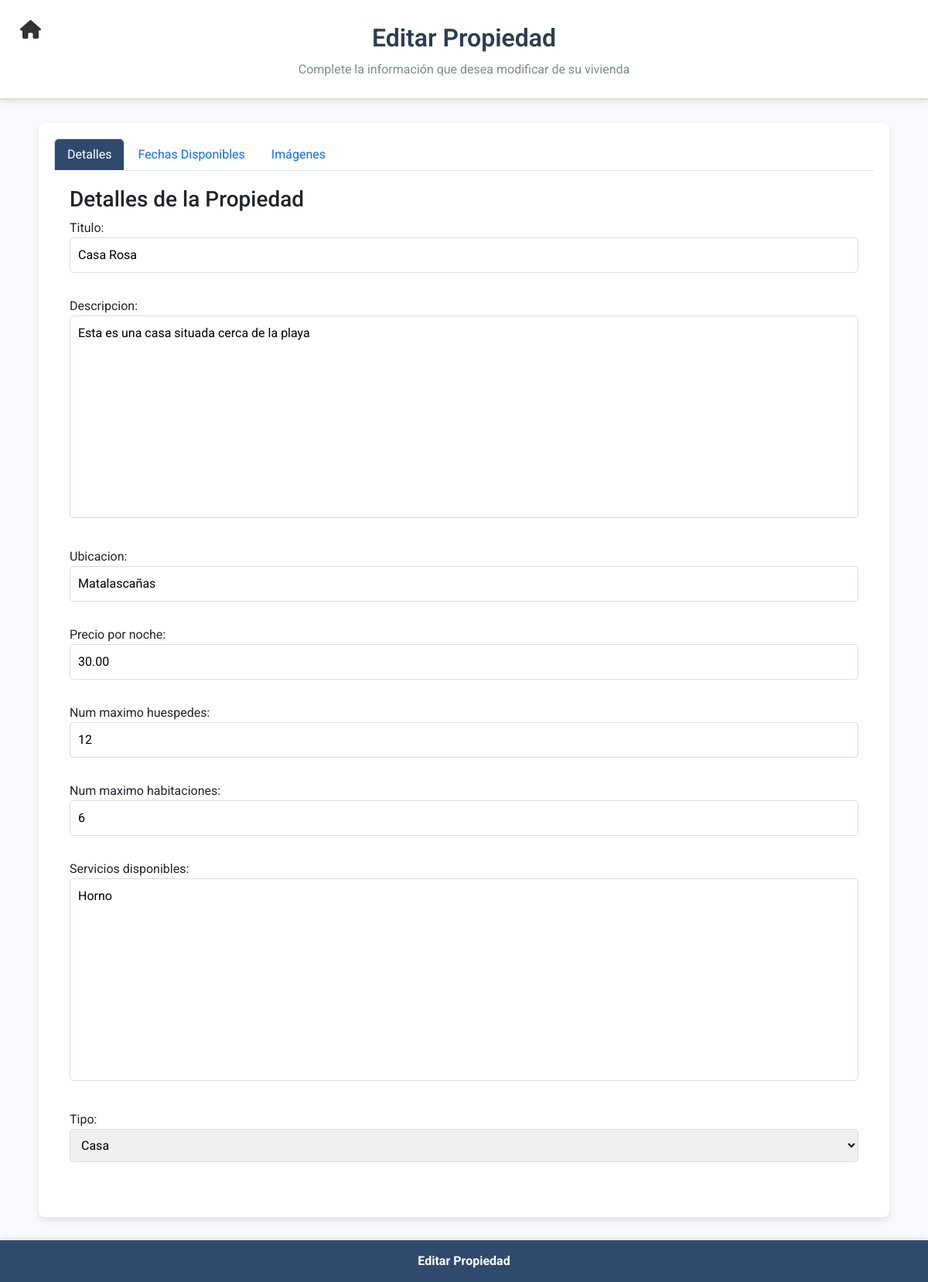
The app's page /gestionPropiedad/update/5/ (signed in) with its own data.
### alquileres/models.py (models this page shows, shortened)
class Propiedad(models.Model):
    TIPO_PROPIEDAD_CHOICES = [
        ('apartamento', 'Apartamento'),
        ('casa', 'Casa'),
        ('habitacion', 'Habitación'),
        ('villa', 'Villa'),
        ('estudio', 'Estudio'),
        ('loft', 'Loft'),
        ('bungalow', 'Bungalow'),
        ('cabaña', 'Cabaña'),
        ('castillo', 'Castillo'),
        ('caravana', 'Caravana'),
        ('barco', 'Barco'),
        ('iglú', 'Iglú'),
        ('finca', 'Finca'),
        ('chalet', 'Chalet'),
        ('casa_rural', 'Casa Rural'),
        ('residencia_universitaria', 'Residencia Universitaria'),
        ('penthouse', 'Penthouse'),
        ('granja', 'Granja'),
        ('hostal', 'Hostal'),
        ('hotel', 'Hotel'),
        ('camping', 'Camping'),
        ('resort', 'Resort'),
        ('tienda_de_campaña', 'Tienda de Campaña'),
        ('casa_flotante', 'Casa Flotante'),
        ('casa_en_arbol', 'Casa en Árbol'),
        ('domo', 'Domo'),
        ('yurta', 'Yurta'),
        ('container', 'Container'),
        ('apartamento_estudio', 'Apartamento Estudio'),
        ('aparthotel', 'Aparthotel'),
    ]
    propietario = models.ForeignKey(PerfilUsuario, on_delete=models.CASCADE, limit_choices_to={'tipo_usuario': 'anfitrion'})
    titulo = models.CharField(max_length=255)
    descripcion = models.TextField()
    ubicacion = models.CharField(max_length=255)
    precio_por_noche = models.DecimalField(max_digits=10, decimal_places=2)
    num_maximo_huespedes = models.IntegerField()
    num_maximo_habitaciones = models.IntegerField()
    servicios_disponibles = models.TextField()
    tipo = models.CharField(max_length=50, choices=TIPO_PROPIEDAD_CHOICES)  # Campo con opciones predefinidas

### alquileres/views.py (the view)
# urls.py: path('gestionPropiedad/update/<int:propiedad_id>/', views.actualizar_propiedad, name='editar_propiedad'),
@login_required
def actualizar_propiedad(request, propiedad_id):
    propiedad = get_object_or_404(Propiedad, id=propiedad_id, propietario=request.user.perfilusuario)
    if request.method == 'POST':
        propiedad_form = PropiedadForm(request.POST, instance=propiedad)
        imagenes = request.FILES.getlist('imagenes')
        fechas_disponibles = request.POST.get("fechas_disponibles", "")
        if propiedad_form.is_valid():
            try:
                with transaction.atomic():
                    propiedad = propiedad_form.save(commit=False)
                    propiedad.save()
                    if len(imagenes) > 10:
                        raise ValidationError("No puedes subir más de 10 imágenes.")
                    imagenes_a_eliminar = request.POST.getlist('eliminar_imagenes')
                    Imagen.objects.filter(id__in=imagenes_a_eliminar, propiedad=propiedad).delete()
                    for imagen in imagenes:
                        try:
                            upload_result = upload(imagen, folder="propiedades/")
                            Imagen.objects.create(
                                propiedad=propiedad,
                                imagen=upload_result.get("secure_url"),  # Guardar la URL segura de la imagen
                            )
                        except CloudinaryError as e:
                            raise ValidationError(f"Error al subir una imagen: {str(e)}")
                    nuevas_fechas = set()
                    if fechas_disponibles:
                        fechas_list = fechas_disponibles.split(",")
                        nuevas_fechas = {
                            datetime.strptime(fecha.strip(), "%Y-%m-%d").date() for fecha in fechas_list
                        }
                    fechas_actuales = set(
                        Disponibilidad.objects.filter(propiedad=propiedad).values_list('fecha', flat=True)
                    )
                    fechas_a_eliminar = fechas_actuales - nuevas_fechas
                    Disponibilidad.objects.filter(propiedad=propiedad, fecha__in=fechas_a_eliminar).delete()
                    fechas_a_agregar = nuevas_fechas - fechas_actuales
                    for fecha in fechas_a_agregar:
                        Disponibilidad.objects.create(propiedad=propiedad, fecha=fecha)
                    propiedad.full_clean()
                return redirect('/')  # Redirige tras guardar los cambios
            except ValidationError as e:
                propiedad_form.add_error(None, e)
    else:
        propiedad_form = PropiedadForm(instance=propiedad)
    fechas_disponibles = ",".join(
        [d.fecha.strftime("%Y-%m-%d") for d in Disponibilidad.objects.filter(propiedad=propiedad)]
    )
    imagenes_actuales = Imagen.objects.filter(propiedad=propiedad)
    return render(request, 'alquileres/editar_propiedad.html', {
        'propiedad_form': propiedad_form,
        'fechas_disponibles': fechas_disponibles,
        'imagenes_actuales': imagenes_actuales,  # Pasar imágenes actuales al template
    })

### alquileres/forms.py
class PropiedadForm(forms.ModelForm):
    class Meta:
        model = Propiedad
        fields = ['titulo', 'descripcion', 'ubicacion', 'precio_por_noche', 'num_maximo_huespedes', 'num_maximo_habitaciones', 'servicios_disponibles', 'tipo']

### alquileres/templates/alquileres/editar_propiedad.html (shortened to what this page needs)
<!DOCTYPE html>
<html lang="es">
<head>
    <link href="https://cdn.jsdelivr.net/npm/bootstrap@5.3.2/dist/css/bootstrap.min.css" rel="stylesheet">
    <link rel="stylesheet" href="https://cdn.jsdelivr.net/npm/flatpickr/dist/flatpickr.min.css">
    <link href="https://cdnjs.cloudflare.com/ajax/libs/font-awesome/6.0.0-beta3/css/all.min.css" rel="stylesheet">
</head>
<body>
    <button class="close-btn" onclick="window.location.href='/'">
        <i class="fas fa-home"></i>
    </button>
    <div class="header-section">
        <div class="title">Editar Propiedad</div>
        <div class="subtitle">Complete la información que desea modificar de su vivienda</div>
    </div>
    <div class="container">
        <ul class="nav nav-tabs" id="formTabs" role="tablist">
            <li class="nav-item" role="presentation">
                <button class="nav-link active" id="detalles-tab" data-bs-toggle="tab" data-bs-target="#detalles" type="button" role="tab" aria-controls="detalles" aria-selected="true">Detalles</button>
            </li>
            <li class="nav-item" role="presentation">
                <button class="nav-link" id="fechas-tab" data-bs-toggle="tab" data-bs-target="#fechas" type="button" role="tab" aria-controls="fechas" aria-selected="false">Fechas Disponibles</button>
            </li>
            <li class="nav-item" role="presentation">
                <button class="nav-link" id="imagenes-tab" data-bs-toggle="tab" data-bs-target="#imagenes" type="button" role="tab" aria-controls="imagenes" aria-selected="false">Imágenes</button>
            </li>
        </ul>
        <form method="POST" enctype="multipart/form-data">
            <div class="tab-content">
                <div class="tab-pane fade show active" id="detalles" role="tabpanel" aria-labelledby="detalles-tab">
                    <h3>Detalles de la Propiedad</h3>
                    {{ propiedad_form.as_p }}
                </div>
            </div>
        </form>
    </div>
    <div class="footer-button" onclick="document.querySelector('form').submit()">Editar Propiedad</div>
</body>
</html>

### alquileres/templates/alquileres/editar_propiedad.html (style rules this page uses)
body { font-family: 'Roboto', sans-serif; background-color: #f7f9fc; margin: 0; padding: 0; display: flex; flex-direction: column; min-height: 100vh; }
.header-section { background-color: #ffffff; color: #333; text-align: center; padding: 25px 20px; border-bottom: 2px solid #ddd; box-shadow: 0px 2px 10px rgba(0, 0, 0, 0.1); }
.header-section .title { font-size: 2rem; font-weight: 600; margin-bottom: 5px; color: #2c3e50; }
.header-section .subtitle { font-size: 1rem; font-weight: 400; color: #7f8c8d; margin-bottom: 0; }
.container { max-width: 1100px; margin: 30px auto; background-color: #ffffff; border-radius: 8px; box-shadow: 0 4px 10px rgba(0, 0, 0, 0.1); padding: 20px; flex-grow: 1; }
.tab-content { padding: 20px; }
.nav-tabs .nav-link.active { background-color: #304a6e; color: white; }
input[type="text"], input[type="number"], textarea, select, input[type="file"] { width: 100%; margin-bottom: 15px; border: 1px solid #ddd; border-radius: 5px; padding: 10px; font-size: 16px; transition: border-color 0.2s ease, box-shadow 0.2s ease; }
textarea { resize: none; overflow: hidden; }
.footer-button { background-color: #304a6e; color: #ffffff; text-align: center; padding: 15px 0; font-weight: bold; font-size: 16px; cursor: pointer; position: sticky; bottom: 0; z-index: 10; box-shadow: 0 -2px 5px rgba(0, 0, 0, 0.1); }
.close-btn { position: absolute; top: 20px; left: 20px; font-size: 24px; background-color: transparent; border: none; cursor: pointer; }
.close-btn i { color: #333; }

### records on screen
Propiedad: titulo "Casa Rosa", descripcion "Esta es una casa situada cerca de la playa", ubicacion "Matalascañas", precio_por_noche "30.00", num_maximo_huespedes "12", num_maximo_habitaciones "6", servicios_disponibles "Horno", tipo "Casa"
